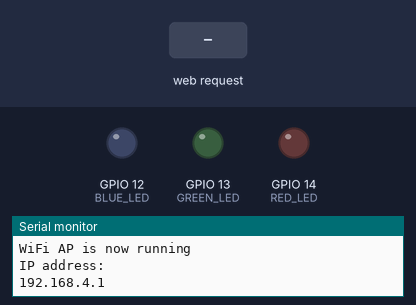
Simulated run of this sketch. Board: ESP8266 (NodeMCU). On the bench: output pins drawn as LEDs (lit = HIGH), the last lines printed to the serial monitor. Inputs (shaded band) come from the test bench.

Above: at 1.2 s.
1.3 s: HTTP request GET /BLUE_LED/on received
At 2.5 s:
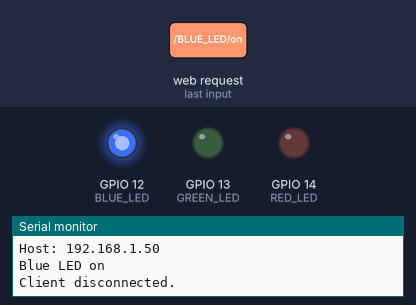
2.8 s: HTTP request GET /GREEN_LED/on received
At 3.9 s:
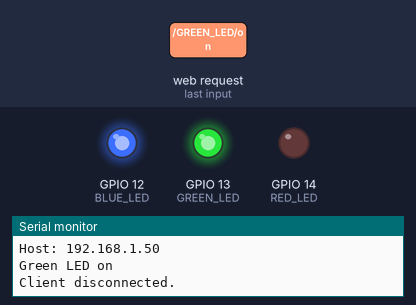
4.3 s: HTTP request GET /BLUE_LED/off received
At 5.0 s:
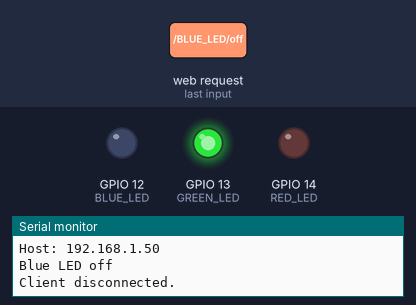
5.8 s: HTTP request GET /RED_LED/on received
At 6.1 s:
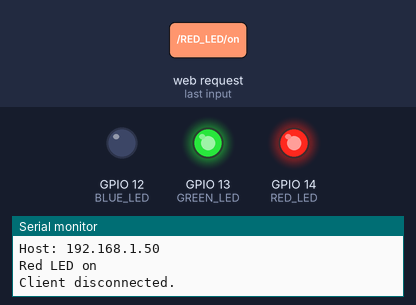
7.3 s: HTTP request GET /GREEN_LED/off received
At 8.5 s:
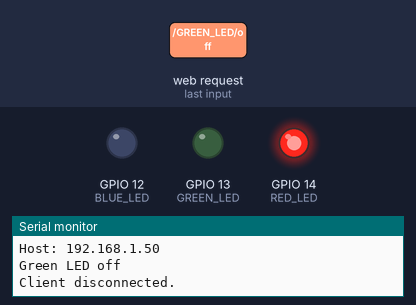
8.8 s: HTTP request GET /BLUE_LED/on received
At 9.7 s:
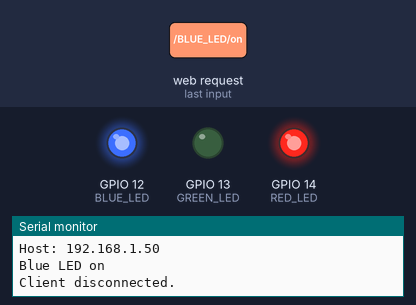
Timing chart, 0 to 11.3 s (numbered marks = the images above; inputs shaded):
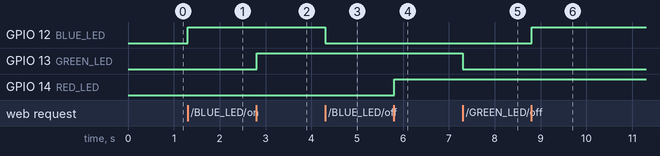

Measured:
- after the input at 1.3 s, GPIO 12 (BLUE_LED): LOW → HIGH at once
- after the input at 2.8 s, GPIO 13 (GREEN_LED): LOW → HIGH at once
- after the input at 4.3 s, GPIO 12 (BLUE_LED): HIGH → LOW at once
- after the input at 5.8 s, GPIO 14 (RED_LED): LOW → HIGH at once
- after the input at 7.3 s, GPIO 13 (GREEN_LED): HIGH → LOW at once
- after the input at 8.8 s, GPIO 12 (BLUE_LED): LOW → HIGH at once

The sketch:

webAp.ino
```cpp
#include <ESP8266WiFi.h>
#include <WiFiClient.h>
#include <ESP8266WebServer.h>

 #define BLUE_LED  12
 #define GREEN_LED  13
 #define RED_LED   14

 // Create the objects for server and client
 WiFiServer server(80);
 WiFiClient client;

//Will create its own wifi
 const char* ssid   = "Test_1";         // This is the SSID that ESP32 will broadcast
 const char* password = "12345678";     // password should be atleast 8 characters to make it work

 String http;
 String bluLedState = "off";
 String grnLedState = "off";
 String redLedState = "off";

 void setup() {
  Serial.begin(115200);
  pinMode(BLUE_LED, OUTPUT);
  pinMode(GREEN_LED, OUTPUT);
  pinMode(RED_LED, OUTPUT);
  digitalWrite(BLUE_LED, LOW);
  digitalWrite(GREEN_LED, LOW);
  digitalWrite(RED_LED, LOW);
  Serial.print("Connecting to ");
  Serial.println(ssid);

  // Create the ESP32 access point
  //Notes
  /*
   * Alternative:
   * softAP(const char* ssid,
   *     const char* password,
   *     int channel,
   *     int ssid_hidden,
   *     int max_connection
   *
   *     where:
   *      ssid - this is the SSID that will be broadcast by ESP32
   *          maximum of 63 characters
   *      password - this is the password to connect to ESP32
   *          minimum of 8 characters to function
   *          Put NULL to make it open to public
   *      channel - wifi channels (ranging from 1 to 13)
   *      ssid_hidden - sets the SSID as broadcast or hidden
   *          0: broadcast SSID
   *          1: hidden SSID,
   *           you need to type the exact SSID name in order to connect
   *      max_connection - maximum number of connected clients
   *          accepts 1 to 4 only
   *
   */
  WiFi.softAP(ssid, password);

  Serial.println( "" );
  Serial.println( "WiFi AP is now running" );
  Serial.println( "IP address: " );
  Serial.println( WiFi.softAPIP() );

  // Start our ESP32 server
  server.begin();
 }

 void loop(){

     if (client = server.available()) {     // Checks if a new client tries to connect to our server
         Serial.println("New Client.");

         String clientData = "";
         while (client.connected()) {       // Wait until the client finish sending HTTP request
             if (client.available()) {      // If there is a data,
                 char c = client.read();    //  read one character since c cant do string
                 http += c;                 //  then parse it
                 Serial.write(c);
                 if (c == '\n') {                       // If the character is carriage return, it means end of http request from client
                     if (clientData.length() == 0) {    //  Checks if the clientData is cleared,
                         sendResponse();
                         updateLED();
                         updateWebpage();
                         break;
                     }
                     else {
                         clientData = "";               //  First, clear the clientData
                     }
                 }
                 else if (c != '\r') {                    // Or if the character is NOT new line
                     clientData += c;                   //  store the character to the clientData variable
                 }
             }
         }
         http = "";

         // Disconnect the client.
         client.stop();
         Serial.println("Client disconnected.");
         Serial.println("");
     }
 }

  // Send the HTTP response headers
 void sendResponse() {
  client.println("HTTP/1.1 200 OK");
  client.println("Content-type:text/html");
  client.println("Connection: close");
  client.println();
 }

/*
// In here we will display / update the webpage by sending the HTML
//  to the connected client
// In order for us to use the HTTP GET functionality,
//  the HTML hyperlinks or href is use in the buttons.
//  So that, when you press the buttons, it will send a request to the
//  web server with the href links by which our ESP32 web server will
//  be check using HTTP GET and execute the equivalent action
*/

 void updateWebpage() {
  // Send the whole HTML to create web page
  client.println("<!DOCTYPE html><html>");
  client.println("<head>");
  client.println("<title>ESP32 WiFi Station</title>");
  client.println("</head>");

  client.println("<body><h1>Simple ESP32 Web Server</h1>");

  // Display buttons for Blue LED
  client.println("<p>1. Blue LED is " + bluLedState + "</p>");
  if (bluLedState == "off") {
   client.println("<p><a href=\"/BLUE_LED/on\"><button>Turn ON</button></a></p>");
  } else {
   client.println("<p><a href=\"/BLUE_LED/off\"><button>Turn OFF</button></a></p>");
  }

  client.print("<hr>");

  // Display buttons for Green LED
  client.println("<p>2. Green LED is " + grnLedState + "</p>");
  if (grnLedState == "off") {
   client.println("<p><a href=\"/GREEN_LED/on\"><button>Turn ON</button></a></p>");
  } else {
   client.println("<p><a href=\"/GREEN_LED/off\"><button>Turn OFF</button></a></p>");
  }

  client.print("<hr>");

  // Display buttons for Red LED
  client.println("<p>3. Red LED is " + redLedState + "</p>");
  if (redLedState == "off") {
   client.println("<p><a href=\"/RED_LED/on\"><button>Turn ON</button></a></p>");
  } else {
   client.println("<p><a href=\"/RED_LED/off\"><button>Turn OFF</button></a></p>");
  }

  client.println("</body></html>");
  client.println();
 }

// In here we will check the HTTP request of the connected client using the HTTP GET function,
//  Then turns the LED on / off according to the HTTP request
 void updateLED(){
     if (http.indexOf("GET /BLUE_LED/on") >= 0) {
         Serial.println("Blue LED on");
         bluLedState = "on";
         digitalWrite(BLUE_LED, HIGH);
     } else if (http.indexOf("GET /BLUE_LED/off") >= 0) {
         Serial.println("Blue LED off");
         bluLedState = "off";
         digitalWrite(BLUE_LED, LOW);
     } else if (http.indexOf("GET /GREEN_LED/on") >= 0) {
         Serial.println("Green LED on");
         grnLedState = "on";
         digitalWrite(GREEN_LED, HIGH);
     } else if (http.indexOf("GET /GREEN_LED/off") >= 0) {
         Serial.println("Green LED off");
         grnLedState = "off";
         digitalWrite(GREEN_LED, LOW);
     } else if (http.indexOf("GET /RED_LED/on") >= 0) {
         Serial.println("Red LED on");
         redLedState = "on";
         digitalWrite(RED_LED, HIGH);
     } else if (http.indexOf("GET /RED_LED/off") >= 0) {
         Serial.println("Red LED off");
         redLedState = "off";
         digitalWrite(RED_LED, LOW);
     }
 }
```
